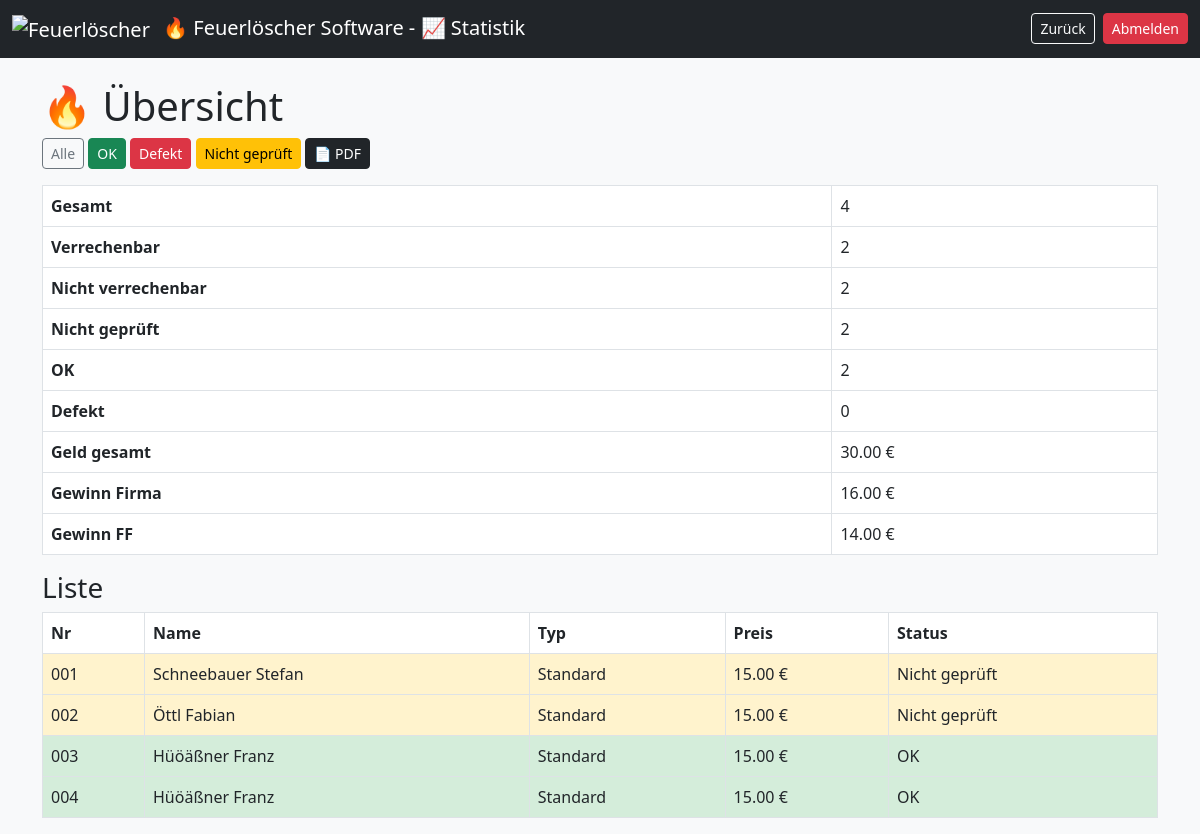
Screenshot of /statistik.php (signed in) with the database file from the repository.
### tables this page shows
CREATE TABLE loescher (
    id INTEGER PRIMARY KEY AUTOINCREMENT,
    nummer TEXT UNIQUE,
    name TEXT,
    zeitstempel TEXT,
    typ TEXT,
    preis REAL,
    loeschertyp TEXT,
    menge REAL,
    einheit TEXT,
    etikett_gedruckt INTEGER,
    abholschein_gedruckt INTEGER,
    bezahlt INTEGER,
    geprueft INTEGER,
    abgeholt INTEGER,
    defekt INTEGER,
    info TEXT,
    active INTEGER
);

### statistik.php (the view, shortened to what this page needs)
<?php
$db = getDB();
$statusFilter = $_GET['status'] ?? 'alle';
$result = $db->query("SELECT * FROM loescher WHERE active=1");
$allLoscher = [];
while ($row = $result->fetchArray(SQLITE3_ASSOC)) {
    $allLoscher[] = $row;
}
$stats = [
    'gesamt' => 0,
    'verrechenbar' => 0,
    'nicht_verrechenbar' => 0,
    'ok' => 0,
    'defekt' => 0,
    'nicht_geprueft' => 0
];
$gesamtVollerPreis = 0;
function getPreis($typ) {
    switch ($typ) {
        case 'Standard': return PREIS_STANDARD;
    }
}
$gefilterteLoscher = [];
foreach ($allLoscher as $l) {
    if ($l['defekt']) {
        $status = 'defekt';
        $statusText = 'Defekt';
    } elseif (!$l['geprueft']) {
        $status = 'nicht';
        $statusText = 'Nicht geprüft';
    } else {
        $status = 'ok';
        $statusText = 'OK';
    }
    $vollpreis = getPreis($l['typ']);
    $istVerrechenbar = (
        !$l['defekt'] &&
        $l['bezahlt'] &&
        $l['typ'] !== 'Gratis' &&
        $l['geprueft']
    );
    $stats['gesamt']++;
    if ($status === 'defekt') $stats['defekt']++;
    elseif ($status === 'ok') $stats['ok']++;
    elseif ($status === 'nicht') $stats['nicht_geprueft']++;
    if ($istVerrechenbar) {
        $stats['verrechenbar']++;
        $gesamtVollerPreis += $vollpreis;
    } else {
        $stats['nicht_verrechenbar']++;
    }
    $l['statusText'] = $statusText;
    $l['vollpreis'] = $vollpreis;
    $gefilterteLoscher[] = $l;
}
$gesamtGewinnFirma = $stats['verrechenbar'] * PREIS_RABATT;
$gesamtGewinnFF = $gesamtVollerPreis - $gesamtGewinnFirma;
?>
<!DOCTYPE html>
<html>
<head>
<link href="https://cdn.jsdelivr.net/npm/bootstrap@5.3.0/dist/css/bootstrap.min.css" rel="stylesheet">
</head>
<body class="bg-light">
<nav class="navbar navbar-expand-lg navbar-dark bg-dark">
    <div class="container-fluid">
        <span class="navbar-brand">
            <img src="./images/Feuerlöscher.ico" alt="Feuerlöscher" width="24" height="24" class="me-2">
            &#128293; Feuerlöscher Software - &#128200; Statistik
        </span>
        <div class="d-flex gap-2">
            <a href="index.php" class="btn btn-outline-light btn-sm">
                Zurück
            </a>
            <a href="?logout=1" class="btn btn-danger btn-sm">
                Abmelden
            </a>
        </div>
    </div>
</nav>
<?
    function status_link_resolver($status = "", $text = "") {
        $selectedStatus = "alle";
        $btncls = "";
        switch($status) {
            case "":
            case "alle":
                $btncls = "secondary";
                break;
            case "ok":
                $btncls = "success";
                break;
            case "defekt":
                $btncls = "danger";
                break;
            case "nicht":
                $btncls = "warning";
                break;
        }
        $fullbtncls = "";
        if($selectedStatus == $status) {
            $fullbtncls = "btn-outline-" . $btncls;
        } else {
            $fullbtncls = "btn-" . $btncls;
        }
        echo '<a href="?status=' . $status . '" class="btn ' . $fullbtncls . ' btn-sm">' . $text . "</a>";
    }
?>
<div class="container mt-4">
    <h1>&#128293; Übersicht</h1>
    <div class="mb-3">
        <?= status_link_resolver("alle", "Alle"); ?>
        <?= status_link_resolver("ok", "OK"); ?>
        <?= status_link_resolver("defekt", "Defekt"); ?>
        <?= status_link_resolver("nicht", "Nicht geprüft"); ?>
        <a href="statistik_export_pdf.php?status=<?= $statusFilter ?>"
           target="_blank"
           rel="noopener noreferrer"
           class="btn btn-dark btn-sm">
           📄 PDF
        </a>
    </div>
    <table class="table table-bordered w-100">
        <tr><th>Gesamt</th><td><?= $stats['gesamt'] ?></td></tr>
        <tr><th>Verrechenbar</th><td><?= $stats['verrechenbar'] ?></td></tr>
        <tr><th>Nicht verrechenbar</th><td><?= $stats['nicht_verrechenbar'] ?></td></tr>
        <tr><th>Nicht geprüft</th><td><?= $stats['nicht_geprueft'] ?></td></tr>
        <tr><th>OK</th><td><?= $stats['ok'] ?></td></tr>
        <tr><th>Defekt</th><td><?= $stats['defekt'] ?></td></tr>
        <tr><th>Geld gesamt</th><td><?= number_format($gesamtVollerPreis,2) ?> €</td></tr>
        <tr><th>Gewinn Firma</th><td><?= number_format($gesamtGewinnFirma,2) ?> €</td></tr>
        <tr><th>Gewinn FF</th><td><?= number_format($gesamtGewinnFF,2) ?> €</td></tr>
    </table>
    <h3>Liste</h3>
    <table class="table table-bordered">
    <thead>
        <tr>
            <th>Nr</th>
            <th>Name</th>
            <th>Typ</th>
            <th>Preis</th>
            <th>Status</th>
        </tr>
    </thead>
    <tbody>
        <?php foreach ($gefilterteLoscher as $v): ?>
            <?php
            if ($v['defekt']) {
                $class = 'status-defekt';
            } elseif (!$v['geprueft']) {
                $class = 'status-nicht';
            } else {
                $class = 'status-ok';
            }
            ?>
            <tr>
                <td class="<?= $class ?>"><?= sprintf("%03d", $v['nummer']) ?></td>
                <td class="<?= $class ?>"><?= htmlspecialchars($v['name']) ?></td>
                <td class="<?= $class ?>"><?= htmlspecialchars($v['typ']) ?></td>
                <td class="<?= $class ?>"><?= number_format($v['vollpreis'],2) ?> €</td>
                <td class="<?= $class ?>"><?= $v['statusText'] ?></td>
            </tr>
        <?php endforeach; ?>
    </tbody>
</table>
</div>
</body>
</html>

### statistik.php (style rules this page uses)
.status-ok { background-color: #d4edda !important; }
.status-nicht { background-color: #fff3cd !important; }
td { vertical-align: middle; }

### rows the page displays
loescher: id "2", defekt "0", id "16.00", id "14.00", nummer "002", name "Öttl Fabian", typ "Standard", preis "15.00", statusText "Nicht geprüft"
loescher: nummer "001", name "Schneebauer Stefan", typ "Standard", preis "15.00", statusText "Nicht geprüft"
loescher: nummer "003", name "Hüöäßner Franz", typ "Standard", preis "15.00", statusText "OK"
loescher: nummer "004", name "Hüöäßner Franz", typ "Standard", preis "15.00", statusText "OK"

### other values shown
$text "Alle OK Defekt Nicht geprüft"
$stats['gesamt'] "4"
$gesamtVollerPreis "30.00"
